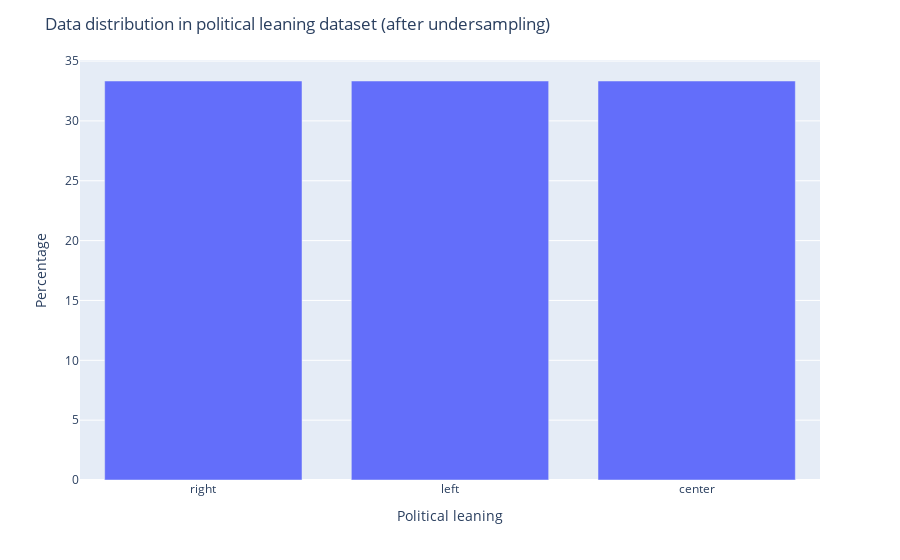

Notebook code for this chart:
### Code cell
return_vis(undersampled_political_df, 
           'Political leaning', 
           'Percentage',
           'Data distribution in political leaning dataset (after undersampling)')

### Figure 1 — Plotly figure (JSON) as saved in the notebook; plotly's stock layout.template omitted (floating-point values rounded to 4 significant figures)
{"data": [{"alignmentgroup": "True", "hovertemplate": "Political leaning=%{x}<br>Percentage=%{y}<extra></extra>", "legendgroup": "", "marker": {"color": "#636efa", "pattern": {"shape": ""}}, "name": "", "offsetgroup": "", "orientation": "v", "showlegend": false, "textposition": "auto", "type": "bar", "x": ["right", "left", "center"], "xaxis": "x", "y": [33.33, 33.33, 33.33], "yaxis": "y"}], "layout": {"barmode": "relative", "legend": {"tracegroupgap": 0}, "margin": {"t": 60}, "title": {"text": "Data distribution in political leaning dataset (after undersampling)"}, "xaxis": {"anchor": "y", "domain": [0, 1], "title": {"text": "Political leaning"}}, "yaxis": {"anchor": "x", "domain": [0, 1], "title": {"text": "Percentage"}}}}
